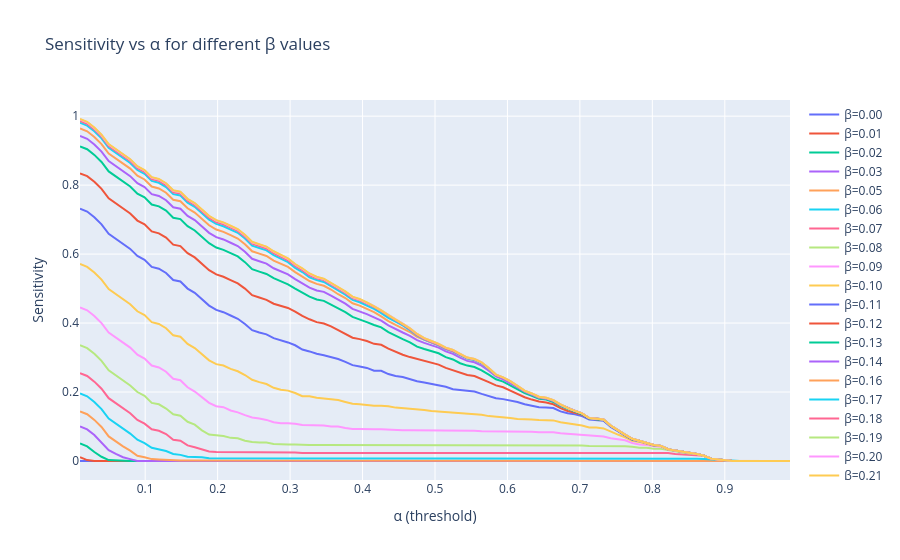

Notebook cell for this chart:
### Code cell
alphas = np.linspace(0.01, 0.99, 100)
betas = np.linspace(uncertainty.min(), uncertainty.max(), 20)

fig = go.Figure()

for beta in betas:

    sensitivities = []

    for alpha in alphas:

        pred = (
            (pred_prob >= alpha) &
            (uncertainty <= beta)
        ).astype(int)

        tn, fp, fn, tp = confusion_matrix(y_test, pred).ravel()

        sens = tp / (tp + fn) if (tp + fn) > 0 else 0
        sensitivities.append(sens)

    fig.add_trace(go.Scatter(
        x=alphas,
        y=sensitivities,
        mode="lines",
        name=f"β={beta:.2f}"
    ))

fig.update_layout(
    title="Sensitivity vs α for different β values",
    xaxis_title="α (threshold)",
    yaxis_title="Sensitivity"
)

fig.show()
